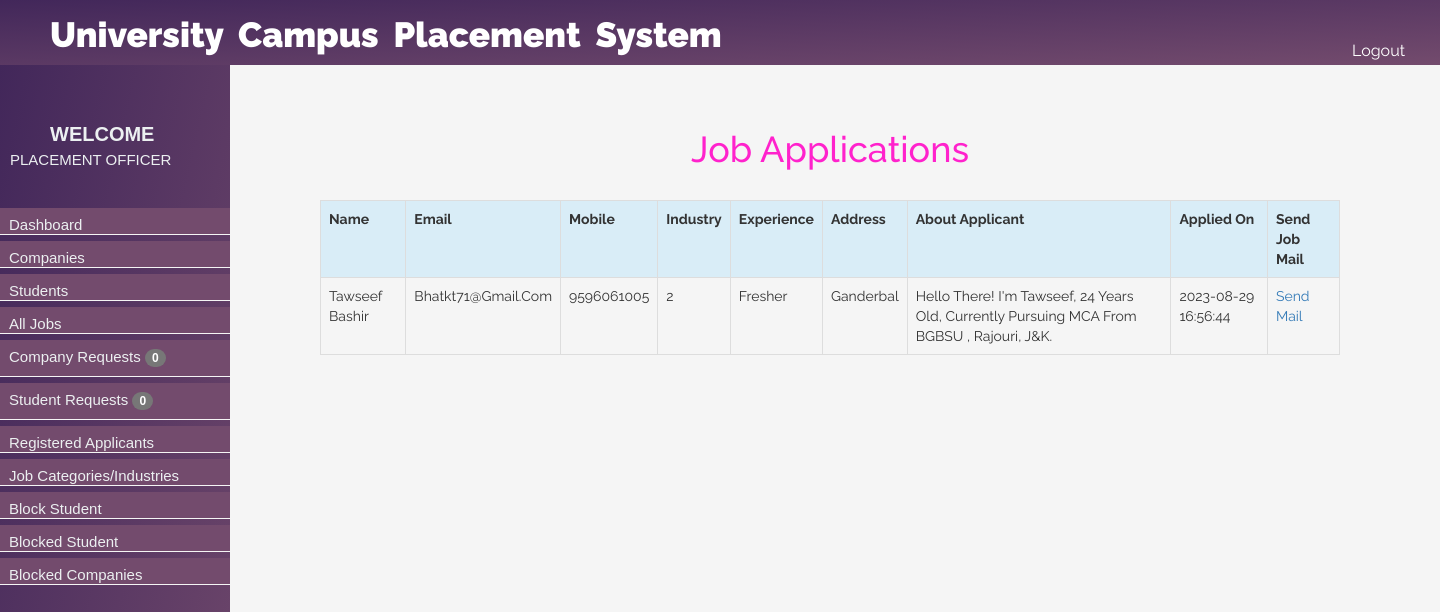
Screenshot of /admin/applications.php?id=13 (signed in) with the database file from the repository.
### tables this page shows
CREATE TABLE `applications` (
  `id` bigint(20) NOT NULL,
  `user_id` bigint(50) DEFAULT NULL,
  `job_id` bigint(50) DEFAULT NULL,
  `applied_on` timestamp NOT NULL DEFAULT current_timestamp()
);

CREATE TABLE `users` (
  `id` bigint(20) NOT NULL,
  `name` varchar(50) DEFAULT NULL,
  `email` varchar(50) DEFAULT NULL,
  `mobile` varchar(50) DEFAULT NULL,
  `industry` bigint(20) DEFAULT NULL,
  `experience` varchar(100) NOT NULL,
  `address` varchar(200) DEFAULT NULL,
  `about` varchar(500) DEFAULT NULL,
  `password` varchar(50) DEFAULT NULL,
  `doj` timestamp NOT NULL DEFAULT current_timestamp(),
  `status` tinyint(4) NOT NULL DEFAULT 0,
  `resume` varchar(500) NOT NULL,
  `profile` varchar(500) NOT NULL,
  `notification` varchar(50) DEFAULT NULL
);

### admin/applications.php (the view, shortened to what this page needs)
<!DOCTYPE html>
<html>
<head>
</head>
<body>
	<?php
	  include 'menu.php';
	  include 'header.php';
	?>
	<div style="background-color: whitesmoke; width:1200px;height: 1000px;margin-left: 230px;">
     <div style=" padding:90px;">
        <div style="height: 20px;"></div>
			<h1 style="text-align: center; color: #ff22cc; font-weight: 500;">Job Applications</h1><br/>
			<?php
              include ('../db.php');
              $res=mysqli_query($con, "select * from  users join applications on  users.id=applications.user_id  where job_id ='".$_GET['id']."' ");
               echo "<table class='table  table-striped table-bordered' '/>";
                       echo "<tr class='info'>";
                      echo "<th>"."Name"."</th>";
                      echo "<th>"."Email"."</th>";
                      echo "<th>"."Mobile"."</th>";
                      echo "<th>"."Industry"."</th>";
                      echo "<th>"."Experience"."</th>";
                      echo "<th>"."Address"."</th>";
                      echo "<th>"."About Applicant"."</th>";
                      echo "<th>"."Applied On"."</th>";
                      echo "<th>"."Send Job Mail"."</th>";
                      echo "</tr>";
                      while($row=mysqli_fetch_assoc($res))
                      {
                        echo "<tr>";
                        echo "<td>". $row['name']."</td>";
                        echo "<td>". $row['email']."</td>";
                        echo "<td>". $row['mobile']."</td>";
                        echo "<td>". $row['industry']."</td>";
                        echo "<td>". $row['experience']."</td>";
                        echo "<td>". $row['address']."</td>";
                        echo "<td>". $row['about']."</td>";
                        echo "<td>". $row['applied_on']."</td>";
                        echo "<td>". "<a href='mail.php'>". "Send Mail"."</a>"."</td>";
                      echo "</tr>";
                  }
           ?>
      </div>
    </div>
</body>
</html>

### admin/css/menu.css (style rules this page uses)
body { margin: 0; padding: 0; }

### admin/css/header.css (style rules this page uses)
body { margin:0; padding:0; background-color: whitesmoke; font-family: 'Raleway', sans-serif !important; }

### admin/applications.php (style rules this page uses)
body { background-color: whitesmoke; text-transform: capitalize; }

### rows the page displays
applications: user.name "Tawseef Bashir", user.email "Bhatkt71@gmail.com", user.mobile "9596061005", user.industry "2", user.experience "Fresher", user.address "Ganderbal", user.about "Hello There! I'm Tawseef, 24 Years Old, Currently Pursuing MCA From BGBSU , Rajouri, J&K.", applied_on "2023-08-29 16:56:44"

### other values shown
$_SESSION["admin_name"] "PLACEMENT OFFICER"
$cr "0"
$stdNA "0"
